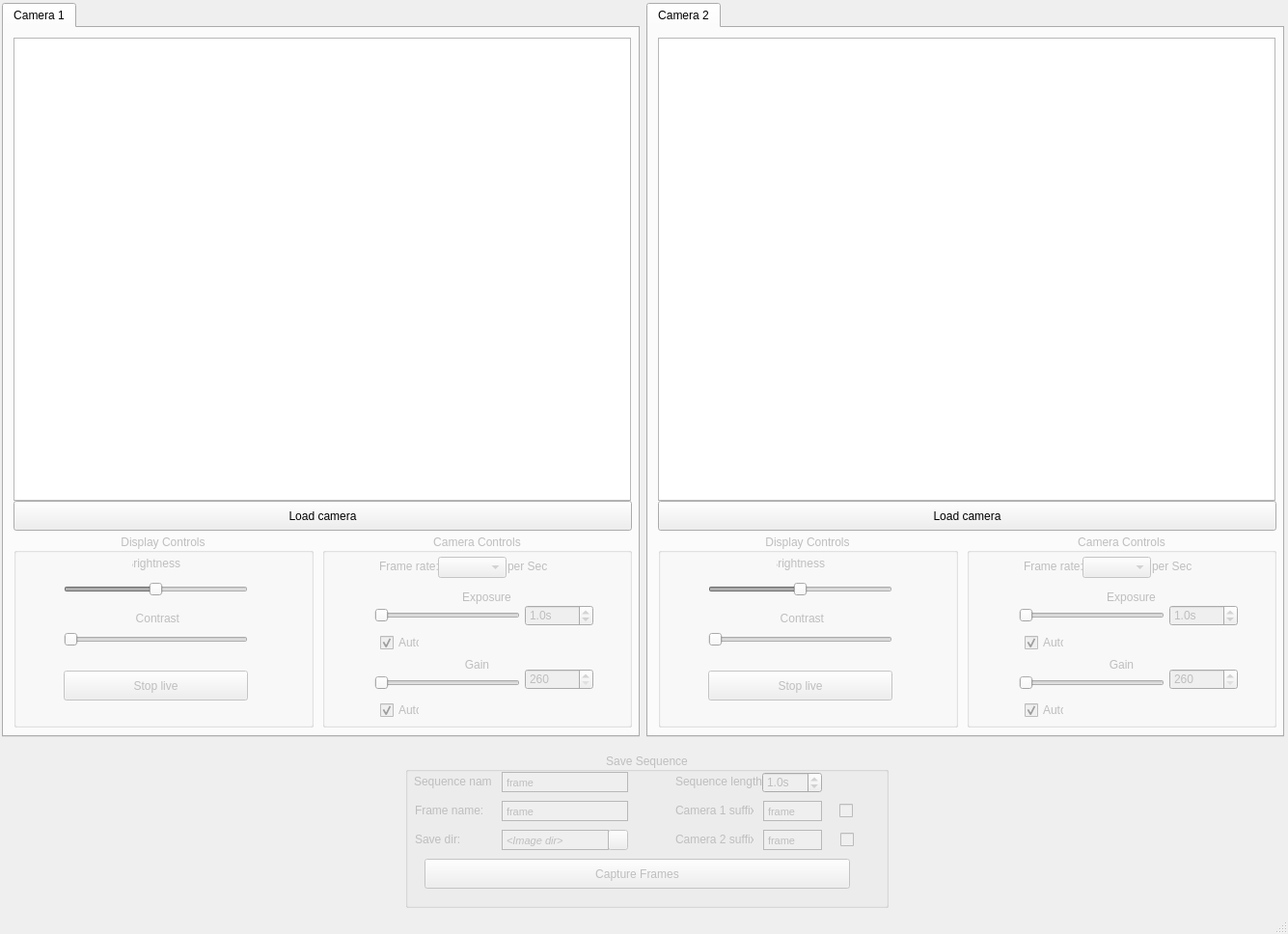
<?xml version="1.0" encoding="UTF-8"?>
<ui version="4.0">
 <class>NailfoldMainWindow</class>
 <widget class="QMainWindow" name="NailfoldMainWindow">
  <property name="geometry">
   <rect>
    <x>0</x>
    <y>0</y>
    <width>1335</width>
    <height>968</height>
   </rect>
  </property>
  <property name="windowTitle">
   <string>NailfoldMainWindow</string>
  </property>
  <widget class="QWidget" name="centralwidget">
   <widget class="QFrame" name="frame_3">
    <property name="enabled">
     <bool>true</bool>
    </property>
    <property name="geometry">
     <rect>
      <x>0</x>
      <y>770</y>
      <width>1331</width>
      <height>181</height>
     </rect>
    </property>
    <property name="sizePolicy">
     <sizepolicy hsizetype="Preferred" vsizetype="Expanding">
      <horstretch>0</horstretch>
      <verstretch>0</verstretch>
     </sizepolicy>
    </property>
    <property name="minimumSize">
     <size>
      <width>250</width>
      <height>0</height>
     </size>
    </property>
    <property name="autoFillBackground">
     <bool>true</bool>
    </property>
    <widget class="QGroupBox" name="saveSequence">
     <property name="enabled">
      <bool>false</bool>
     </property>
     <property name="geometry">
      <rect>
       <x>420</x>
       <y>10</y>
       <width>501</width>
       <height>161</height>
      </rect>
     </property>
     <property name="title">
      <string>Save Sequence</string>
     </property>
     <property name="alignment">
      <set>Qt::AlignCenter</set>
     </property>
     <widget class="QPushButton" name="saveButton">
      <property name="geometry">
       <rect>
        <x>20</x>
        <y>110</y>
        <width>441</width>
        <height>31</height>
       </rect>
      </property>
      <property name="text">
       <string>Capture Frames</string>
      </property>
     </widget>
     <widget class="QTextEdit" name="frameNameTextEdit">
      <property name="geometry">
       <rect>
        <x>100</x>
        <y>50</y>
        <width>131</width>
        <height>21</height>
       </rect>
      </property>
      <property name="sizePolicy">
       <sizepolicy hsizetype="Expanding" vsizetype="Fixed">
        <horstretch>0</horstretch>
        <verstretch>10</verstretch>
       </sizepolicy>
      </property>
      <property name="verticalScrollBarPolicy">
       <enum>Qt::ScrollBarAlwaysOff</enum>
      </property>
      <property name="horizontalScrollBarPolicy">
       <enum>Qt::ScrollBarAlwaysOff</enum>
      </property>
      <property name="html">
       <string>&lt;!DOCTYPE HTML PUBLIC &quot;-//W3C//DTD HTML 4.0//EN&quot; &quot;http://www.w3.org/TR/REC-html40/strict.dtd&quot;&gt;
&lt;html&gt;&lt;head&gt;&lt;meta name=&quot;qrichtext&quot; content=&quot;1&quot; /&gt;&lt;style type=&quot;text/css&quot;&gt;
p, li { white-space: pre-wrap; }
&lt;/style&gt;&lt;/head&gt;&lt;body style=&quot; font-family:'MS Shell Dlg 2'; font-size:8.25pt; font-weight:400; font-style:normal;&quot;&gt;
&lt;p style=&quot; margin-top:0px; margin-bottom:0px; margin-left:0px; margin-right:0px; -qt-block-indent:0; text-indent:0px;&quot;&gt;&lt;span style=&quot; font-size:8pt;&quot;&gt;frame&lt;/span&gt;&lt;/p&gt;&lt;/body&gt;&lt;/html&gt;</string>
      </property>
     </widget>
     <widget class="QDoubleSpinBox" name="sequenceLengthSpinBox">
      <property name="geometry">
       <rect>
        <x>370</x>
        <y>20</y>
        <width>62</width>
        <height>22</height>
       </rect>
      </property>
      <property name="suffix">
       <string>s</string>
      </property>
      <property name="decimals">
       <number>1</number>
      </property>
      <property name="singleStep">
       <double>0.500000000000000</double>
      </property>
      <property name="value">
       <double>1.000000000000000</double>
      </property>
     </widget>
     <widget class="QLabel" name="frameNameLabel">
      <property name="geometry">
       <rect>
        <x>10</x>
        <y>50</y>
        <width>71</width>
        <height>20</height>
       </rect>
      </property>
      <property name="text">
       <string>Frame name:</string>
      </property>
      <property name="alignment">
       <set>Qt::AlignLeading|Qt::AlignLeft|Qt::AlignVCenter</set>
      </property>
     </widget>
     <widget class="QPushButton" name="saveDirSelect">
      <property name="geometry">
       <rect>
        <x>210</x>
        <y>80</y>
        <width>21</width>
        <height>21</height>
       </rect>
      </property>
      <property name="text">
       <string/>
      </property>
      <property name="icon">
       <iconset>
        <normalon>:/trolltech/styles/commonstyle/images/diropen-16.png</normalon>
       </iconset>
      </property>
     </widget>
     <widget class="QTextEdit" name="saveDirTextEdit">
      <property name="geometry">
       <rect>
        <x>100</x>
        <y>80</y>
        <width>111</width>
        <height>21</height>
       </rect>
      </property>
      <property name="sizePolicy">
       <sizepolicy hsizetype="Expanding" vsizetype="Fixed">
        <horstretch>0</horstretch>
        <verstretch>10</verstretch>
       </sizepolicy>
      </property>
      <property name="verticalScrollBarPolicy">
       <enum>Qt::ScrollBarAlwaysOff</enum>
      </property>
      <property name="horizontalScrollBarPolicy">
       <enum>Qt::ScrollBarAlwaysOff</enum>
      </property>
      <property name="html">
       <string>&lt;!DOCTYPE HTML PUBLIC &quot;-//W3C//DTD HTML 4.0//EN&quot; &quot;http://www.w3.org/TR/REC-html40/strict.dtd&quot;&gt;
&lt;html&gt;&lt;head&gt;&lt;meta name=&quot;qrichtext&quot; content=&quot;1&quot; /&gt;&lt;style type=&quot;text/css&quot;&gt;
p, li { white-space: pre-wrap; }
&lt;/style&gt;&lt;/head&gt;&lt;body style=&quot; font-family:'MS Shell Dlg 2'; font-size:8.25pt; font-weight:400; font-style:normal;&quot;&gt;
&lt;p style=&quot; margin-top:0px; margin-bottom:0px; margin-left:0px; margin-right:0px; -qt-block-indent:0; text-indent:0px;&quot;&gt;&lt;span style=&quot; font-size:8pt; font-style:italic;&quot;&gt;&amp;lt;Image dir&amp;gt;&lt;/span&gt;&lt;/p&gt;&lt;/body&gt;&lt;/html&gt;</string>
      </property>
     </widget>
     <widget class="QTextEdit" name="sequenceNameTextEdit">
      <property name="geometry">
       <rect>
        <x>100</x>
        <y>20</y>
        <width>131</width>
        <height>21</height>
       </rect>
      </property>
      <property name="sizePolicy">
       <sizepolicy hsizetype="Expanding" vsizetype="Fixed">
        <horstretch>0</horstretch>
        <verstretch>10</verstretch>
       </sizepolicy>
      </property>
      <property name="verticalScrollBarPolicy">
       <enum>Qt::ScrollBarAlwaysOff</enum>
      </property>
      <property name="horizontalScrollBarPolicy">
       <enum>Qt::ScrollBarAlwaysOff</enum>
      </property>
      <property name="html">
       <string>&lt;!DOCTYPE HTML PUBLIC &quot;-//W3C//DTD HTML 4.0//EN&quot; &quot;http://www.w3.org/TR/REC-html40/strict.dtd&quot;&gt;
&lt;html&gt;&lt;head&gt;&lt;meta name=&quot;qrichtext&quot; content=&quot;1&quot; /&gt;&lt;style type=&quot;text/css&quot;&gt;
p, li { white-space: pre-wrap; }
&lt;/style&gt;&lt;/head&gt;&lt;body style=&quot; font-family:'MS Shell Dlg 2'; font-size:8.25pt; font-weight:400; font-style:normal;&quot;&gt;
&lt;p style=&quot; margin-top:0px; margin-bottom:0px; margin-left:0px; margin-right:0px; -qt-block-indent:0; text-indent:0px;&quot;&gt;&lt;span style=&quot; font-size:8pt;&quot;&gt;frame&lt;/span&gt;&lt;/p&gt;&lt;/body&gt;&lt;/html&gt;</string>
      </property>
     </widget>
     <widget class="QLabel" name="sequenceNameLabel">
      <property name="geometry">
       <rect>
        <x>9</x>
        <y>20</y>
        <width>81</width>
        <height>20</height>
       </rect>
      </property>
      <property name="text">
       <string>Sequence name:</string>
      </property>
      <property name="alignment">
       <set>Qt::AlignLeading|Qt::AlignLeft|Qt::AlignVCenter</set>
      </property>
     </widget>
     <widget class="QLabel" name="saveDirLabel">
      <property name="geometry">
       <rect>
        <x>10</x>
        <y>80</y>
        <width>61</width>
        <height>20</height>
       </rect>
      </property>
      <property name="text">
       <string>Save dir:</string>
      </property>
      <property name="alignment">
       <set>Qt::AlignLeading|Qt::AlignLeft|Qt::AlignVCenter</set>
      </property>
     </widget>
     <widget class="QLabel" name="sequenceLengthLabel">
      <property name="geometry">
       <rect>
        <x>280</x>
        <y>20</y>
        <width>91</width>
        <height>20</height>
       </rect>
      </property>
      <property name="text">
       <string>Sequence length:</string>
      </property>
      <property name="alignment">
       <set>Qt::AlignLeading|Qt::AlignLeft|Qt::AlignVCenter</set>
      </property>
     </widget>
     <widget class="QTextEdit" name="camera1SuffixTextEdit">
      <property name="geometry">
       <rect>
        <x>371</x>
        <y>50</y>
        <width>61</width>
        <height>21</height>
       </rect>
      </property>
      <property name="sizePolicy">
       <sizepolicy hsizetype="Expanding" vsizetype="Fixed">
        <horstretch>0</horstretch>
        <verstretch>10</verstretch>
       </sizepolicy>
      </property>
      <property name="verticalScrollBarPolicy">
       <enum>Qt::ScrollBarAlwaysOff</enum>
      </property>
      <property name="horizontalScrollBarPolicy">
       <enum>Qt::ScrollBarAlwaysOff</enum>
      </property>
      <property name="html">
       <string>&lt;!DOCTYPE HTML PUBLIC &quot;-//W3C//DTD HTML 4.0//EN&quot; &quot;http://www.w3.org/TR/REC-html40/strict.dtd&quot;&gt;
&lt;html&gt;&lt;head&gt;&lt;meta name=&quot;qrichtext&quot; content=&quot;1&quot; /&gt;&lt;style type=&quot;text/css&quot;&gt;
p, li { white-space: pre-wrap; }
&lt;/style&gt;&lt;/head&gt;&lt;body style=&quot; font-family:'MS Shell Dlg 2'; font-size:8.25pt; font-weight:400; font-style:normal;&quot;&gt;
&lt;p style=&quot; margin-top:0px; margin-bottom:0px; margin-left:0px; margin-right:0px; -qt-block-indent:0; text-indent:0px;&quot;&gt;&lt;span style=&quot; font-size:8pt;&quot;&gt;frame&lt;/span&gt;&lt;/p&gt;&lt;/body&gt;&lt;/html&gt;</string>
      </property>
     </widget>
     <widget class="QLabel" name="camera1SuffixLabel">
      <property name="geometry">
       <rect>
        <x>280</x>
        <y>50</y>
        <width>81</width>
        <height>20</height>
       </rect>
      </property>
      <property name="text">
       <string>Camera 1 suffix:</string>
      </property>
      <property name="alignment">
       <set>Qt::AlignLeading|Qt::AlignLeft|Qt::AlignVCenter</set>
      </property>
     </widget>
     <widget class="QLabel" name="camera2SuffixLabel">
      <property name="geometry">
       <rect>
        <x>280</x>
        <y>80</y>
        <width>81</width>
        <height>20</height>
       </rect>
      </property>
      <property name="text">
       <string>Camera 2 suffix:</string>
      </property>
      <property name="alignment">
       <set>Qt::AlignLeading|Qt::AlignLeft|Qt::AlignVCenter</set>
      </property>
     </widget>
     <widget class="QTextEdit" name="camera2SuffixTextEdit">
      <property name="geometry">
       <rect>
        <x>371</x>
        <y>80</y>
        <width>61</width>
        <height>21</height>
       </rect>
      </property>
      <property name="sizePolicy">
       <sizepolicy hsizetype="Expanding" vsizetype="Fixed">
        <horstretch>0</horstretch>
        <verstretch>10</verstretch>
       </sizepolicy>
      </property>
      <property name="verticalScrollBarPolicy">
       <enum>Qt::ScrollBarAlwaysOff</enum>
      </property>
      <property name="horizontalScrollBarPolicy">
       <enum>Qt::ScrollBarAlwaysOff</enum>
      </property>
      <property name="html">
       <string>&lt;!DOCTYPE HTML PUBLIC &quot;-//W3C//DTD HTML 4.0//EN&quot; &quot;http://www.w3.org/TR/REC-html40/strict.dtd&quot;&gt;
&lt;html&gt;&lt;head&gt;&lt;meta name=&quot;qrichtext&quot; content=&quot;1&quot; /&gt;&lt;style type=&quot;text/css&quot;&gt;
p, li { white-space: pre-wrap; }
&lt;/style&gt;&lt;/head&gt;&lt;body style=&quot; font-family:'MS Shell Dlg 2'; font-size:8.25pt; font-weight:400; font-style:normal;&quot;&gt;
&lt;p style=&quot; margin-top:0px; margin-bottom:0px; margin-left:0px; margin-right:0px; -qt-block-indent:0; text-indent:0px;&quot;&gt;&lt;span style=&quot; font-size:8pt;&quot;&gt;frame&lt;/span&gt;&lt;/p&gt;&lt;/body&gt;&lt;/html&gt;</string>
      </property>
     </widget>
     <widget class="QCheckBox" name="useCamera1Button">
      <property name="geometry">
       <rect>
        <x>450</x>
        <y>50</y>
        <width>21</width>
        <height>21</height>
       </rect>
      </property>
      <property name="text">
       <string/>
      </property>
     </widget>
     <widget class="QCheckBox" name="useCamera2Button">
      <property name="geometry">
       <rect>
        <x>451</x>
        <y>80</y>
        <width>21</width>
        <height>21</height>
       </rect>
      </property>
      <property name="text">
       <string/>
      </property>
     </widget>
    </widget>
   </widget>
   <widget class="QTabWidget" name="cameraTab_2">
    <property name="enabled">
     <bool>true</bool>
    </property>
    <property name="geometry">
     <rect>
      <x>670</x>
      <y>3</y>
      <width>661</width>
      <height>761</height>
     </rect>
    </property>
    <property name="sizePolicy">
     <sizepolicy hsizetype="Preferred" vsizetype="Expanding">
      <horstretch>0</horstretch>
      <verstretch>0</verstretch>
     </sizepolicy>
    </property>
    <property name="minimumSize">
     <size>
      <width>250</width>
      <height>0</height>
     </size>
    </property>
    <property name="autoFillBackground">
     <bool>true</bool>
    </property>
    <property name="tabPosition">
     <enum>QTabWidget::North</enum>
    </property>
    <widget class="QWidget" name="cameraTab2">
     <attribute name="title">
      <string>Camera 2</string>
     </attribute>
     <widget class="QGroupBox" name="cameraControls2">
      <property name="enabled">
       <bool>false</bool>
      </property>
      <property name="geometry">
       <rect>
        <x>330</x>
        <y>524</y>
        <width>321</width>
        <height>201</height>
       </rect>
      </property>
      <property name="title">
       <string>Camera Controls</string>
      </property>
      <property name="alignment">
       <set>Qt::AlignCenter</set>
      </property>
      <widget class="QLabel" name="frameRateLabel2">
       <property name="geometry">
        <rect>
         <x>59</x>
         <y>24</y>
         <width>81</width>
         <height>20</height>
        </rect>
       </property>
       <property name="text">
        <string>Frame rate:</string>
       </property>
       <property name="alignment">
        <set>Qt::AlignLeading|Qt::AlignLeft|Qt::AlignVCenter</set>
       </property>
      </widget>
      <widget class="QComboBox" name="frameRateSelection2">
       <property name="geometry">
        <rect>
         <x>120</x>
         <y>24</y>
         <width>71</width>
         <height>22</height>
        </rect>
       </property>
      </widget>
      <widget class="QLabel" name="frameRateLabel2a">
       <property name="geometry">
        <rect>
         <x>192</x>
         <y>24</y>
         <width>51</width>
         <height>20</height>
        </rect>
       </property>
       <property name="text">
        <string>per Sec</string>
       </property>
       <property name="alignment">
        <set>Qt::AlignLeading|Qt::AlignLeft|Qt::AlignVCenter</set>
       </property>
      </widget>
      <widget class="QSlider" name="exposureSlider2">
       <property name="geometry">
        <rect>
         <x>54</x>
         <y>74</y>
         <width>151</width>
         <height>21</height>
        </rect>
       </property>
       <property name="sizePolicy">
        <sizepolicy hsizetype="Expanding" vsizetype="Fixed">
         <horstretch>0</horstretch>
         <verstretch>0</verstretch>
        </sizepolicy>
       </property>
       <property name="minimumSize">
        <size>
         <width>10</width>
         <height>0</height>
        </size>
       </property>
       <property name="minimum">
        <number>0</number>
       </property>
       <property name="maximum">
        <number>255</number>
       </property>
       <property name="orientation">
        <enum>Qt::Horizontal</enum>
       </property>
       <property name="tickPosition">
        <enum>QSlider::NoTicks</enum>
       </property>
       <property name="tickInterval">
        <number>16</number>
       </property>
      </widget>
      <widget class="QLabel" name="exposureLabel2">
       <property name="geometry">
        <rect>
         <x>120</x>
         <y>56</y>
         <width>101</width>
         <height>20</height>
        </rect>
       </property>
       <property name="text">
        <string>Exposure</string>
       </property>
       <property name="alignment">
        <set>Qt::AlignCenter</set>
       </property>
      </widget>
      <widget class="QCheckBox" name="autoExposure2">
       <property name="geometry">
        <rect>
         <x>60</x>
         <y>104</y>
         <width>41</width>
         <height>18</height>
        </rect>
       </property>
       <property name="text">
        <string>Auto</string>
       </property>
       <property name="checked">
        <bool>true</bool>
       </property>
      </widget>
      <widget class="QExposureSpinBox" name="exposureSpinBox2">
       <property name="geometry">
        <rect>
         <x>210</x>
         <y>74</y>
         <width>71</width>
         <height>22</height>
        </rect>
       </property>
       <property name="suffix">
        <string>s</string>
       </property>
       <property name="decimals">
        <number>1</number>
       </property>
       <property name="singleStep">
        <double>0.500000000000000</double>
       </property>
       <property name="value">
        <double>1.000000000000000</double>
       </property>
      </widget>
      <widget class="QCheckBox" name="autoGain2">
       <property name="geometry">
        <rect>
         <x>60</x>
         <y>174</y>
         <width>41</width>
         <height>18</height>
        </rect>
       </property>
       <property name="text">
        <string>Auto</string>
       </property>
       <property name="checked">
        <bool>true</bool>
       </property>
      </widget>
      <widget class="QLabel" name="gainLabel2">
       <property name="geometry">
        <rect>
         <x>110</x>
         <y>126</y>
         <width>101</width>
         <height>20</height>
        </rect>
       </property>
       <property name="text">
        <string>Gain</string>
       </property>
       <property name="alignment">
        <set>Qt::AlignCenter</set>
       </property>
      </widget>
      <widget class="QDoubleSpinBox" name="gainSpinBox2">
       <property name="geometry">
        <rect>
         <x>210</x>
         <y>140</y>
         <width>71</width>
         <height>22</height>
        </rect>
       </property>
       <property name="decimals">
        <number>0</number>
       </property>
       <property name="minimum">
        <double>260.000000000000000</double>
       </property>
       <property name="maximum">
        <double>1023.000000000000000</double>
       </property>
       <property name="singleStep">
        <double>1.000000000000000</double>
       </property>
       <property name="value">
        <double>260.000000000000000</double>
       </property>
      </widget>
      <widget class="QSlider" name="gainSlider2">
       <property name="geometry">
        <rect>
         <x>54</x>
         <y>144</y>
         <width>151</width>
         <height>21</height>
        </rect>
       </property>
       <property name="sizePolicy">
        <sizepolicy hsizetype="Expanding" vsizetype="Fixed">
         <horstretch>0</horstretch>
         <verstretch>0</verstretch>
        </sizepolicy>
       </property>
       <property name="minimumSize">
        <size>
         <width>10</width>
         <height>0</height>
        </size>
       </property>
       <property name="minimum">
        <number>0</number>
       </property>
       <property name="maximum">
        <number>255</number>
       </property>
       <property name="orientation">
        <enum>Qt::Horizontal</enum>
       </property>
       <property name="tickPosition">
        <enum>QSlider::NoTicks</enum>
       </property>
       <property name="tickInterval">
        <number>16</number>
       </property>
      </widget>
     </widget>
     <widget class="QGroupBox" name="displayControls2">
      <property name="enabled">
       <bool>false</bool>
      </property>
      <property name="geometry">
       <rect>
        <x>10</x>
        <y>524</y>
        <width>311</width>
        <height>201</height>
       </rect>
      </property>
      <property name="title">
       <string>Display Controls</string>
      </property>
      <property name="alignment">
       <set>Qt::AlignCenter</set>
      </property>
      <widget class="QLabel" name="brightnessLabel2">
       <property name="geometry">
        <rect>
         <x>123</x>
         <y>23</y>
         <width>50</width>
         <height>16</height>
        </rect>
       </property>
       <property name="text">
        <string>Brightness</string>
       </property>
       <property name="alignment">
        <set>Qt::AlignRight|Qt::AlignTrailing|Qt::AlignVCenter</set>
       </property>
      </widget>
      <widget class="QSlider" name="brightnessSlider2">
       <property name="enabled">
        <bool>false</bool>
       </property>
       <property name="geometry">
        <rect>
         <x>52</x>
         <y>50</y>
         <width>191</width>
         <height>16</height>
        </rect>
       </property>
       <property name="toolTip">
        <string>Modify Brightness</string>
       </property>
       <property name="statusTip">
        <string>Drag the sliderbar to modify the brightness</string>
       </property>
       <property name="minimum">
        <number>0</number>
       </property>
       <property name="maximum">
        <number>255</number>
       </property>
       <property name="value">
        <number>127</number>
       </property>
       <property name="orientation">
        <enum>Qt::Horizontal</enum>
       </property>
      </widget>
      <widget class="QSlider" name="contrastSlider2">
       <property name="enabled">
        <bool>false</bool>
       </property>
       <property name="geometry">
        <rect>
         <x>52</x>
         <y>100</y>
         <width>191</width>
         <height>20</height>
        </rect>
       </property>
       <property name="toolTip">
        <string>Modify Contrast</string>
       </property>
       <property name="statusTip">
        <string>Drag the sliderbar to modify the contrast</string>
       </property>
       <property name="maximum">
        <number>255</number>
       </property>
       <property name="value">
        <number>0</number>
       </property>
       <property name="orientation">
        <enum>Qt::Horizontal</enum>
       </property>
      </widget>
      <widget class="QLabel" name="contastLabel2">
       <property name="geometry">
        <rect>
         <x>122</x>
         <y>80</y>
         <width>50</width>
         <height>16</height>
        </rect>
       </property>
       <property name="text">
        <string>Contrast</string>
       </property>
       <property name="alignment">
        <set>Qt::AlignRight|Qt::AlignTrailing|Qt::AlignVCenter</set>
       </property>
      </widget>
      <widget class="QPushButton" name="stopLiveButton2">
       <property name="geometry">
        <rect>
         <x>52</x>
         <y>142</y>
         <width>191</width>
         <height>31</height>
        </rect>
       </property>
       <property name="text">
        <string>Stop live</string>
       </property>
      </widget>
     </widget>
     <widget class="QPushButton" name="loadCameraButton2">
      <property name="geometry">
       <rect>
        <x>10</x>
        <y>490</y>
        <width>641</width>
        <height>31</height>
       </rect>
      </property>
      <property name="text">
       <string>Load camera</string>
      </property>
     </widget>
     <widget class="nailfold_graphics_view" name="graphicsView2">
      <property name="geometry">
       <rect>
        <x>10</x>
        <y>10</y>
        <width>640</width>
        <height>480</height>
       </rect>
      </property>
      <property name="sizePolicy">
       <sizepolicy hsizetype="Fixed" vsizetype="Fixed">
        <horstretch>0</horstretch>
        <verstretch>0</verstretch>
       </sizepolicy>
      </property>
     </widget>
    </widget>
   </widget>
   <widget class="QTabWidget" name="cameraTab_1">
    <property name="enabled">
     <bool>true</bool>
    </property>
    <property name="geometry">
     <rect>
      <x>2</x>
      <y>3</y>
      <width>661</width>
      <height>761</height>
     </rect>
    </property>
    <property name="sizePolicy">
     <sizepolicy hsizetype="Preferred" vsizetype="Expanding">
      <horstretch>0</horstretch>
      <verstretch>0</verstretch>
     </sizepolicy>
    </property>
    <property name="minimumSize">
     <size>
      <width>250</width>
      <height>0</height>
     </size>
    </property>
    <property name="autoFillBackground">
     <bool>true</bool>
    </property>
    <property name="tabPosition">
     <enum>QTabWidget::North</enum>
    </property>
    <widget class="QWidget" name="cameraTab1">
     <attribute name="title">
      <string>Camera 1</string>
     </attribute>
     <widget class="QGroupBox" name="cameraControls1">
      <property name="enabled">
       <bool>false</bool>
      </property>
      <property name="geometry">
       <rect>
        <x>330</x>
        <y>524</y>
        <width>321</width>
        <height>201</height>
       </rect>
      </property>
      <property name="title">
       <string>Camera Controls</string>
      </property>
      <property name="alignment">
       <set>Qt::AlignCenter</set>
      </property>
      <widget class="QLabel" name="frameRateLabel1">
       <property name="geometry">
        <rect>
         <x>59</x>
         <y>24</y>
         <width>81</width>
         <height>20</height>
        </rect>
       </property>
       <property name="text">
        <string>Frame rate:</string>
       </property>
       <property name="alignment">
        <set>Qt::AlignLeading|Qt::AlignLeft|Qt::AlignVCenter</set>
       </property>
      </widget>
      <widget class="QComboBox" name="frameRateSelection1">
       <property name="geometry">
        <rect>
         <x>120</x>
         <y>24</y>
         <width>71</width>
         <height>22</height>
        </rect>
       </property>
      </widget>
      <widget class="QLabel" name="frameRateLabel1a">
       <property name="geometry">
        <rect>
         <x>192</x>
         <y>24</y>
         <width>51</width>
         <height>20</height>
        </rect>
       </property>
       <property name="text">
        <string>per Sec</string>
       </property>
       <property name="alignment">
        <set>Qt::AlignLeading|Qt::AlignLeft|Qt::AlignVCenter</set>
       </property>
      </widget>
      <widget class="QSlider" name="exposureSlider1">
       <property name="geometry">
        <rect>
         <x>54</x>
         <y>74</y>
         <width>151</width>
         <height>21</height>
        </rect>
       </property>
       <property name="sizePolicy">
        <sizepolicy hsizetype="Expanding" vsizetype="Fixed">
         <horstretch>0</horstretch>
         <verstretch>0</verstretch>
        </sizepolicy>
       </property>
       <property name="minimumSize">
        <size>
         <width>10</width>
         <height>0</height>
        </size>
       </property>
       <property name="minimum">
        <number>0</number>
       </property>
       <property name="maximum">
        <number>255</number>
       </property>
       <property name="orientation">
        <enum>Qt::Horizontal</enum>
       </property>
       <property name="tickPosition">
        <enum>QSlider::NoTicks</enum>
       </property>
       <property name="tickInterval">
        <number>16</number>
       </property>
      </widget>
      <widget class="QLabel" name="exposureLabel1">
       <property name="geometry">
        <rect>
         <x>120</x>
         <y>56</y>
         <width>101</width>
         <height>20</height>
        </rect>
       </property>
       <property name="text">
        <string>Exposure</string>
       </property>
       <property name="alignment">
        <set>Qt::AlignCenter</set>
       </property>
      </widget>
      <widget class="QCheckBox" name="autoExposure1">
       <property name="geometry">
        <rect>
         <x>60</x>
         <y>104</y>
         <width>41</width>
         <height>18</height>
        </rect>
       </property>
       <property name="text">
        <string>Auto</string>
       </property>
       <property name="checked">
        <bool>true</bool>
       </property>
      </widget>
      <widget class="QExposureSpinBox" name="exposureSpinBox1">
       <property name="geometry">
        <rect>
         <x>210</x>
         <y>74</y>
         <width>71</width>
         <height>22</height>
        </rect>
       </property>
       <property name="suffix">
        <string>s</string>
       </property>
       <property name="decimals">
        <number>1</number>
       </property>
       <property name="singleStep">
        <double>0.500000000000000</double>
       </property>
       <property name="value">
        <double>1.000000000000000</double>
       </property>
      </widget>
      <widget class="QCheckBox" name="autoGain1">
       <property name="geometry">
        <rect>
         <x>60</x>
         <y>174</y>
         <width>41</width>
         <height>18</height>
        </rect>
       </property>
       <property name="text">
        <string>Auto</string>
       </property>
       <property name="checked">
        <bool>true</bool>
       </property>
      </widget>
      <widget class="QLabel" name="gainLabel1">
       <property name="geometry">
        <rect>
         <x>110</x>
         <y>126</y>
         <width>101</width>
         <height>20</height>
        </rect>
       </property>
       <property name="text">
        <string>Gain</string>
       </property>
       <property name="alignment">
        <set>Qt::AlignCenter</set>
       </property>
      </widget>
      <widget class="QDoubleSpinBox" name="gainSpinBox1">
       <property name="geometry">
        <rect>
         <x>210</x>
         <y>140</y>
         <width>71</width>
         <height>22</height>
        </rect>
       </property>
       <property name="decimals">
        <number>0</number>
       </property>
       <property name="minimum">
        <double>260.000000000000000</double>
       </property>
       <property name="maximum">
        <double>1023.000000000000000</double>
       </property>
       <property name="singleStep">
        <double>1.000000000000000</double>
       </property>
       <property name="value">
        <double>260.000000000000000</double>
       </property>
      </widget>
      <widget class="QSlider" name="gainSlider1">
       <property name="geometry">
        <rect>
         <x>54</x>
         <y>144</y>
         <width>151</width>
         <height>21</height>
        </rect>
       </property>
       <property name="sizePolicy">
        <sizepolicy hsizetype="Expanding" vsizetype="Fixed">
         <horstretch>0</horstretch>
         <verstretch>0</verstretch>
        </sizepolicy>
       </property>
       <property name="minimumSize">
        <size>
         <width>10</width>
         <height>0</height>
        </size>
       </property>
       <property name="minimum">
        <number>0</number>
       </property>
       <property name="maximum">
        <number>255</number>
       </property>
       <property name="orientation">
        <enum>Qt::Horizontal</enum>
       </property>
       <property name="tickPosition">
        <enum>QSlider::NoTicks</enum>
       </property>
       <property name="tickInterval">
        <number>16</number>
       </property>
      </widget>
     </widget>
     <widget class="QGroupBox" name="displayControls1">
      <property name="enabled">
       <bool>false</bool>
      </property>
      <property name="geometry">
       <rect>
        <x>10</x>
        <y>524</y>
        <width>311</width>
        <height>201</height>
       </rect>
      </property>
      <property name="title">
       <string>Display Controls</string>
      </property>
      <property name="alignment">
       <set>Qt::AlignCenter</set>
      </property>
      <widget class="QLabel" name="brightnessLabel1">
       <property name="geometry">
        <rect>
         <x>123</x>
         <y>23</y>
         <width>50</width>
         <height>16</height>
        </rect>
       </property>
       <property name="text">
        <string>Brightness</string>
       </property>
       <property name="alignment">
        <set>Qt::AlignRight|Qt::AlignTrailing|Qt::AlignVCenter</set>
       </property>
      </widget>
      <widget class="QSlider" name="brightnessSlider1">
       <property name="enabled">
        <bool>false</bool>
       </property>
       <property name="geometry">
        <rect>
         <x>52</x>
         <y>50</y>
         <width>191</width>
         <height>16</height>
        </rect>
       </property>
       <property name="toolTip">
        <string>Modify Brightness</string>
       </property>
       <property name="statusTip">
        <string>Drag the sliderbar to modify the brightness</string>
       </property>
       <property name="minimum">
        <number>0</number>
       </property>
       <property name="maximum">
        <number>255</number>
       </property>
       <property name="value">
        <number>127</number>
       </property>
       <property name="orientation">
        <enum>Qt::Horizontal</enum>
       </property>
      </widget>
      <widget class="QSlider" name="contrastSlider1">
       <property name="enabled">
        <bool>false</bool>
       </property>
       <property name="geometry">
        <rect>
         <x>52</x>
         <y>100</y>
         <width>191</width>
         <height>20</height>
        </rect>
       </property>
       <property name="toolTip">
        <string>Modify Contrast</string>
       </property>
       <property name="statusTip">
        <string>Drag the sliderbar to modify the contrast</string>
       </property>
       <property name="maximum">
        <number>255</number>
       </property>
       <property name="value">
        <number>0</number>
       </property>
       <property name="orientation">
        <enum>Qt::Horizontal</enum>
       </property>
      </widget>
      <widget class="QLabel" name="contastLabel1">
       <property name="geometry">
        <rect>
         <x>122</x>
         <y>80</y>
         <width>50</width>
         <height>16</height>
        </rect>
       </property>
       <property name="text">
        <string>Contrast</string>
       </property>
       <property name="alignment">
        <set>Qt::AlignRight|Qt::AlignTrailing|Qt::AlignVCenter</set>
       </property>
      </widget>
      <widget class="QPushButton" name="stopLiveButton1">
       <property name="geometry">
        <rect>
         <x>52</x>
         <y>142</y>
         <width>191</width>
         <height>31</height>
        </rect>
       </property>
       <property name="text">
        <string>Stop live</string>
       </property>
      </widget>
     </widget>
     <widget class="QPushButton" name="loadCameraButton1">
      <property name="geometry">
       <rect>
        <x>10</x>
        <y>490</y>
        <width>641</width>
        <height>31</height>
       </rect>
      </property>
      <property name="text">
       <string>Load camera</string>
      </property>
     </widget>
     <widget class="nailfold_graphics_view" name="graphicsView1">
      <property name="geometry">
       <rect>
        <x>10</x>
        <y>10</y>
        <width>640</width>
        <height>480</height>
       </rect>
      </property>
      <property name="sizePolicy">
       <sizepolicy hsizetype="Fixed" vsizetype="Fixed">
        <horstretch>0</horstretch>
        <verstretch>0</verstretch>
       </sizepolicy>
      </property>
     </widget>
    </widget>
   </widget>
  </widget>
  <widget class="QStatusBar" name="statusbar"/>
  <action name="actionLoad_camera">
   <property name="text">
    <string>Load camera</string>
   </property>
  </action>
  <action name="actionExit">
   <property name="text">
    <string>Exit</string>
   </property>
  </action>
  <action name="actionActionViewRefresh">
   <property name="text">
    <string>Refresh</string>
   </property>
   <property name="toolTip">
    <string>Refresh</string>
   </property>
   <property name="shortcut">
    <string>F5</string>
   </property>
  </action>
  <action name="actionPan">
   <property name="checkable">
    <bool>true</bool>
   </property>
   <property name="checked">
    <bool>true</bool>
   </property>
   <property name="text">
    <string>Pan</string>
   </property>
   <property name="shortcut">
    <string>F1</string>
   </property>
  </action>
  <action name="actionMarkup">
   <property name="checkable">
    <bool>true</bool>
   </property>
   <property name="checked">
    <bool>false</bool>
   </property>
   <property name="text">
    <string>Markup</string>
   </property>
   <property name="shortcut">
    <string>F2</string>
   </property>
  </action>
  <action name="action">
   <property name="text">
    <string>Save markup</string>
   </property>
  </action>
 </widget>
 <customwidgets>
  <customwidget>
   <class>nailfold_graphics_view</class>
   <extends>QGraphicsView</extends>
   <header>../nailfold_graphics_view.h</header>
  </customwidget>
  <customwidget>
   <class>QExposureSpinBox</class>
   <extends>QDoubleSpinBox</extends>
   <header>nailfold/qtools/ncm_exposure_spinbox.h</header>
  </customwidget>
 </customwidgets>
 <resources>
  <include location="../../../../../../../Qt/4.7.3/src/gui/styles/qstyle.qrc"/>
 </resources>
 <connections>
  <connection>
   <sender>actionExit</sender>
   <signal>activated()</signal>
   <receiver>NailfoldMainWindow</receiver>
   <slot>close()</slot>
   <hints>
    <hint type="sourcelabel">
     <x>-1</x>
     <y>-1</y>
    </hint>
    <hint type="destinationlabel">
     <x>399</x>
     <y>299</y>
    </hint>
   </hints>
  </connection>
 </connections>
</ui>
